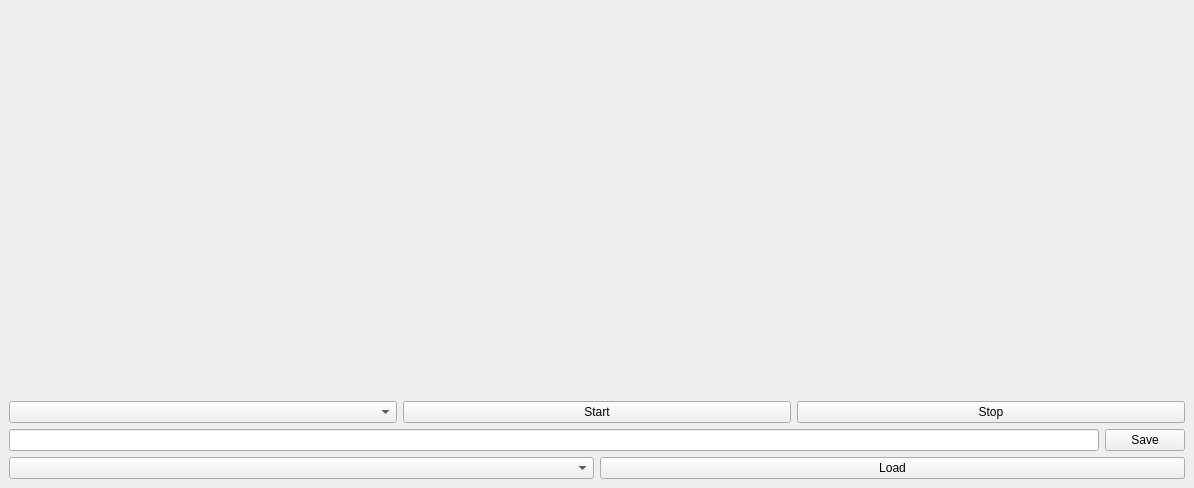
<?xml version="1.0" encoding="UTF-8"?>
<ui version="4.0">
 <class>MainWindow</class>
 <widget class="QMainWindow" name="MainWindow">
  <property name="geometry">
   <rect>
    <x>0</x>
    <y>0</y>
    <width>1194</width>
    <height>488</height>
   </rect>
  </property>
  <widget class="QWidget" name="centralwidget">
   <layout class="QVBoxLayout" name="verticalLayout">
    <item>
     <widget class="WaveformWidget" name="waveWidget" native="true"/>
    </item>
    <item>
     <layout class="QHBoxLayout">
      <item>
       <widget class="QComboBox" name="comboWaveType"/>
      </item>
      <item>
       <widget class="QPushButton" name="btnStart">
        <property name="text">
         <string>Start</string>
        </property>
       </widget>
      </item>
      <item>
       <widget class="QPushButton" name="btnStop">
        <property name="text">
         <string>Stop</string>
        </property>
       </widget>
      </item>
     </layout>
    </item>
    <item>
     <layout class="QHBoxLayout">
      <item>
       <widget class="QLineEdit" name="editName"/>
      </item>
      <item>
       <widget class="QPushButton" name="btnSave">
        <property name="text">
         <string>Save</string>
        </property>
       </widget>
      </item>
     </layout>
    </item>
    <item>
     <layout class="QHBoxLayout">
      <item>
       <widget class="QComboBox" name="comboSaved"/>
      </item>
      <item>
       <widget class="QPushButton" name="btnLoad">
        <property name="text">
         <string>Load</string>
        </property>
       </widget>
      </item>
     </layout>
    </item>
   </layout>
  </widget>
 </widget>
 <customwidgets>
  <customwidget>
   <class>WaveformWidget</class>
   <extends>QWidget</extends>
   <header>waveformwidget.h</header>
  </customwidget>
 </customwidgets>
 <resources/>
 <connections/>
</ui>
